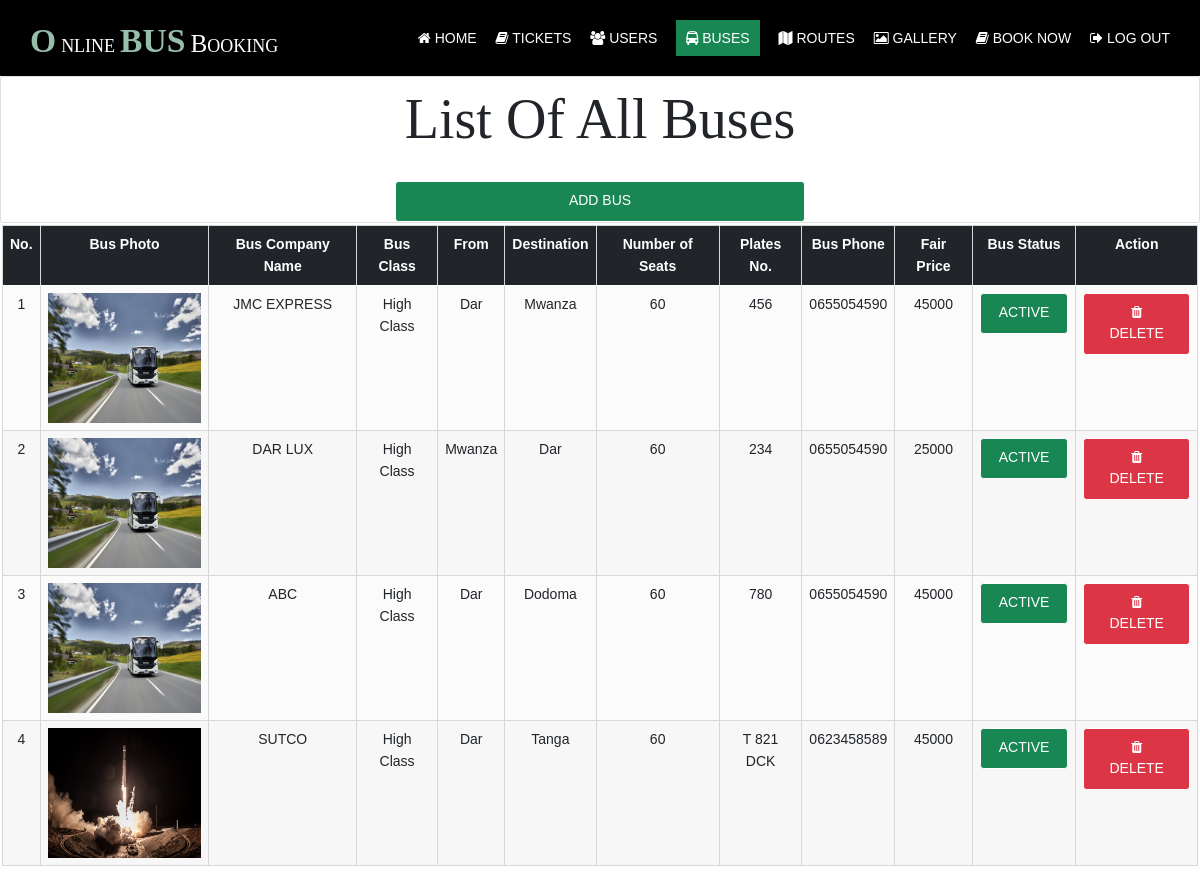
The app's page /admin/buses.php (signed in) with its own data.
### tables this page shows
CREATE TABLE `buses` (
  `busId` bigint(13) NOT NULL,
  `name` varchar(255) NOT NULL,
  `startFrom` varchar(255) NOT NULL,
  `destination` varchar(255) NOT NULL,
  `busType` varchar(30) NOT NULL,
  `noSeats` int(11) NOT NULL,
  `plateNo` varchar(255) NOT NULL,
  `busPhone` varchar(255) NOT NULL,
  `farePrice` int(11) NOT NULL,
  `busPhoto` varchar(255) NOT NULL,
  `status` tinyint(1) NOT NULL DEFAULT 1
);

### admin/buses.php (the view, shortened to what this page needs)
<?php
require('../includes/db.php');
?>
<!DOCTYPE html>
<html lang="en">
<head>
    <link rel="stylesheet" href="../assets/css/bootstrap.css" media="all">
    <link rel="stylesheet" href="../assets/css/layout.css" type="text/css">
</head>
<body>
    <div class="wrapper row1">
        <header id="header" class="hoc clear">
            <div id="logo" class="fl_left">
                <h1 class="logoname"><a href="./">Online<span>bus</span>Booking</a></h1>
            </div>
            <nav id="mainav" class="fl_right">
                <ul class="clear">
                    <li><a href="../index.php"><i class="fa fa-home" aria-hidden="true"></i> Home</a></li>
                    <li><a href="./"><i class="fa fa-book" aria-hidden="true"></i> Tickets</a></li>
                    <li><a href="users.php"><i class="fa fa-users" aria-hidden="true"></i> Users</a></li>
                    <li class="active"><a href="buses.php"><i class="fa fa-bus" aria-hidden="true"></i> Buses</a></li>
                    <li><a href="routes.php"><i class="fa fa-map" aria-hidden="true"></i> Routes</a></li>
                    <li><a href="../gallery.php"><i class="fa fa-photo" aria-hidden="true"></i> Gallery</a></li>
                    <li><a href="../book.php"><i class="fa fa-book" aria-hidden="true"></i> Book Now</a></li>
                    <li><a href="../login.php"><i class="fa fa-sign-out" aria-hidden="true"></i> Log Out</a></li>
                </ul>
            </nav>
        </header>
    </div>
    <div class="row">
        <div class="container-fluid">
            <div class="card">
                <div class="row hoc">
                    <h1 class="heading" style="font-size: 4em; padding:10px">List of all Buses</h1>
                    <a href="addbus.php" style="float: right;" class="btn btn-success">Add Bus</a> <br>
                </div>
            </div>
            <div class="row d-flex" style="padding: 0 10 10 10; margin:2px">
                <table class="table table-hover table-responsive">
                    <thead>
                        <tr class="bg-dark">
                            <th scope="col">
                                <center>No.</center>
                            </th>
                            <th scope="col">
                                <center>Bus Photo</center>
                            </th>
                            <th scope="col">
                                <center>Bus Company Name</center>
                            </th>
                            <th scope="col">
                                <center>Bus Class</center>
                            </th>
                            <th scope="col">
                                <center>From</center>
                            </th>
                            <th scope="col">
                                <center>Destination</center>
                            </th>
                            <th scope="col">
                                <center>Number of Seats</center>
                            </th>
                            <th scope="col">
                                <center>Plates No.</center>
                            </th>
                            <th scope="col">
                                <center>Bus Phone</center>
                            </th>
                            <th scope="col">
                                <center>Fair Price</center>
                            </th>
                            <th scope="col">
                                <center>Bus Status</center>
                            </th>
                            <th scope="col">
                                <center>Action</center>
                            </th>
                        </tr>
                    </thead>
                    <tbody>
                        <?php
                        $list = $db->prepare('SELECT * FROM `buses`');
                        $list->execute();
                        $count = 0;
                        while ($buses = $list->fetch(PDO::FETCH_ASSOC)) {
                            $count++;
                            echo '<tr>';
                        ?>
                            <td>
                                <center><?php echo $count ?></center>
                            </td>
                            <td>
                                <center><img src="../<?php echo  $buses['busPhoto']; ?>" style="width:160px !important; height: 130px !important;" alt="<?php echo  $buses['name']; ?>"></center>
                            </td>
                            <td>
                                <center><?php echo  $buses['name']; ?></center>
                            </td>
                            <td>
                                <center><?php echo  $buses['busType']; ?></center>
                            </td>
                            <td>
                                <center><?php echo  $buses['startFrom']; ?></center>
                            </td>
                            <td>
                                <center><?php echo  $buses['destination']; ?></center>
                            </td>
                            <td>
                                <center><?php echo  $buses['noSeats']; ?></center>
                            </td>
                            <td>
                                <center><?php echo  $buses['plateNo']; ?></center>
                            </td>
                            <td>
                                <center><?php echo  $buses['busPhone']; ?></center>
                            </td>
                            <td>
                                <center><?php echo  $buses['farePrice']; ?></center>
                            </td>
                            <td>
                                <center><?php if ($buses['status'] == 1) {
                                            echo "<a class='btn btn-success'>Active</a>";
                                        } else {
                                            echo "<a class='btn btn-warning'>Disabled</a>";
                                        } ?></center>
                            </td>
                            <td>
                                <center>
                                    <a class="btn btn-danger" href="buses.php?del=<?php echo  $buses['busId']; ?>"> <i class="fa fa-trash" aria-hidden="true"></i> Delete</a>
                                </center>
                            </td>
                        <?php
                            echo '</tr>';
                        }
                        ?>
                    </tbody>
                </table>
            </div>
        </div>
    </div>
</body>
</html>

### assets/css/layout.css (style rules this page uses)
#header #logo { margin: 22px 0 0 0; }
*, *::before, *::after { transition: all .3s ease-in-out; }
nav ul, nav ol { margin: 0; padding: 0; list-style: none; }
#mainav, #breadcrumb, .sidebar nav { line-height: normal; }
#mainav ul { text-transform: uppercase; }
#mainav li { display: inline-block; position: relative; margin: 0 15px 0 0; padding: 0; }
#mainav li:last-child { margin-right: 0; }
#mainav li a { display: block; padding: 30px 0; }
table, th, td { border: 1px solid; border-collapse: collapse; vertical-align: top; }
table, th { table-layout: auto; }
table { width: 100%; margin-bottom: 15px; }
th, td { padding: 5px 8px; }
td { border-width: 0 1px; }
body { background-color: #6a3b96; }
a { color: #97A9BD; }
.logoname a { color: #FFFFFF; }
.logoname::first-letter, .logoname span { color: #97BDAB; }
.row1 { color: #FFFFFF; background-color: #000000; }
#header #logo a { color: inherit; }
#mainav li a { color: inherit; }
#mainav .active a, #mainav a:hover, #mainav li:hover>a { color: #FFFFFF; background-color: #198754; padding: 10px; }
table, th, td, #comments .avatar, #comments input, #comments textarea { border-color: #D7D7D7; }
th { color: #FFFFFF; background-color: #373737; }
tr, #comments li, #comments input[type="submit"], #comments input[type="reset"] { color: inherit; background-color: #FBFBFB; }
tr:nth-child(even), #comments li:nth-child(even) { color: inherit; background-color: #F7F7F7; }
table a, #comments a { background-color: inherit; }
@media screen and (min-width:1140px) { .hoc { max-width: 1140px; } }

### assets/css/framework.css (style rules this page uses)
html { overflow-y: scroll; overflow-x: hidden; }
html, body { margin: 0; padding: 0; font-size: 14px; line-height: 1.6em; }
*, *::before, *::after { box-sizing: border-box; }
.logoname { margin: 0; padding: 0; font-size: 1.8rem; font-variant: small-caps; }
.logoname::first-letter, .logoname span { margin: 0 5px; font-size: 2.4rem; font-weight: 700; text-transform: uppercase; }
.logoname::first-letter { margin-left: 0; }
.btn { display: inline-block; padding: 8px 18px 10px; text-transform: uppercase; border: 1px solid; }
.clear, .group { display: block; }
.clear::before, .clear::after, .group::before, .group::after { display: table; content: ""; }
.clear, .clear::after, .group, .group::after { clear: both; }
a { outline: none; text-decoration: none; }
.fl_left, .imgl { float: left; }
.fl_right, .imgr { float: right; }
img { width: auto; max-width: 100%; height: auto; margin: 0; padding: 0; border: none; line-height: normal; vertical-align: middle; }
body, input, textarea, select { font-family: Verdana, Geneva, sans-serif; }
h1, h2, h3, h4, h5, h6, .heading { font-family: Georgia, "Times New Roman", Times, serif; }
::placeholder { opacity: 1; }
h1, h2, h3, h4, h5, h6, .heading { margin: 0 0 20px 0; font-size: 1.4rem; line-height: normal; font-weight: normal; text-transform: capitalize; }
.wrapper { display: block; position: relative; width: 100%; margin: 0; padding: 0; text-align: left; word-wrap: break-word; }
.hoc { display: block; margin: 0 auto; }
address, article, aside, figcaption, figure, footer, header, main, nav, section { display: block; margin: 0; padding: 0; }

### admin/buses.php (style rules this page uses)
body { background-color: #FFF !important; }

### records on screen
buses: busPhoto (picture), name "JMC EXPRESS", busType "High Class", startFrom "Dar", destination "Mwanza", noSeats "60", plateNo "456", busPhone "0655054590", farePrice "45000", status "ACTIVE"
buses: busPhoto (picture), name "DAR LUX", busType "High Class", startFrom "Mwanza", destination "Dar", noSeats "60", plateNo "234", busPhone "0655054590", farePrice "25000", status "ACTIVE"
buses: busPhoto (picture), name "ABC", busType "High Class", startFrom "Dar", destination "Dodoma", noSeats "60", plateNo "780", busPhone "0655054590", farePrice "45000", status "ACTIVE"
buses: busPhoto (picture), name "SUTCO", busType "High Class", startFrom "Dar", destination "Tanga", noSeats "60", plateNo "T 821 DCK", busPhone "0623458589", farePrice "45000", status "ACTIVE"
